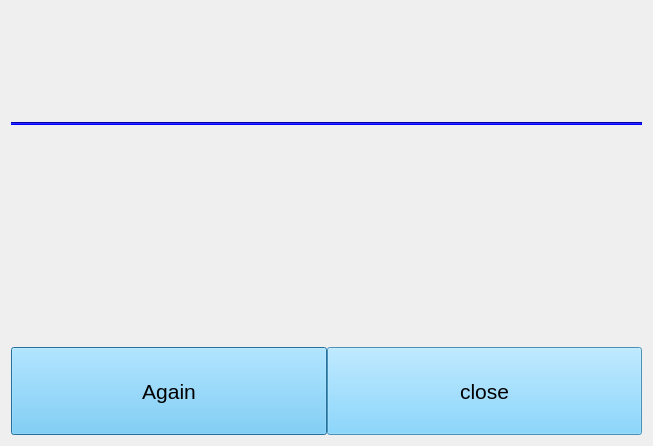
<?xml version="1.0" encoding="UTF-8"?>
<ui version="4.0">
 <class>Dialog</class>
 <widget class="QDialog" name="Dialog">
  <property name="geometry">
   <rect>
    <x>0</x>
    <y>0</y>
    <width>653</width>
    <height>446</height>
   </rect>
  </property>
  <property name="windowTitle">
   <string>Dialog</string>
  </property>
  <property name="styleSheet">
   <string notr="true"/>
  </property>
  <layout class="QVBoxLayout" name="verticalLayout_2">
   <item>
    <layout class="QVBoxLayout" name="verticalLayout" stretch="1,0,2,1">
     <property name="spacing">
      <number>0</number>
     </property>
     <item>
      <widget class="QLabel" name="lb_show_title">
       <property name="font">
        <font>
         <pointsize>20</pointsize>
         <weight>50</weight>
         <bold>false</bold>
        </font>
       </property>
       <property name="styleSheet">
        <string notr="true"/>
       </property>
       <property name="text">
        <string/>
       </property>
       <property name="alignment">
        <set>Qt::AlignCenter</set>
       </property>
       <property name="title" stdset="0">
        <string/>
       </property>
      </widget>
     </item>
     <item>
      <widget class="Line" name="line">
       <property name="styleSheet">
        <string notr="true">background:blue</string>
       </property>
       <property name="orientation">
        <enum>Qt::Horizontal</enum>
       </property>
      </widget>
     </item>
     <item>
      <widget class="QLabel" name="lb_show_msg">
       <property name="font">
        <font>
         <family>Arial</family>
         <pointsize>20</pointsize>
        </font>
       </property>
       <property name="styleSheet">
        <string notr="true"/>
       </property>
       <property name="text">
        <string/>
       </property>
       <property name="alignment">
        <set>Qt::AlignCenter</set>
       </property>
      </widget>
     </item>
     <item>
      <layout class="QHBoxLayout" name="horizontalLayout">
       <property name="spacing">
        <number>0</number>
       </property>
       <item>
        <widget class="QPushButton" name="btn_check">
         <property name="font">
          <font>
           <family>Arial</family>
           <pointsize>16</pointsize>
          </font>
         </property>
         <property name="styleSheet">
          <string notr="true">height:80px;
background:#66ccff;
</string>
         </property>
         <property name="text">
          <string>Again</string>
         </property>
        </widget>
       </item>
       <item>
        <widget class="QPushButton" name="btn_cancel">
         <property name="font">
          <font>
           <family>Arial</family>
           <pointsize>16</pointsize>
          </font>
         </property>
         <property name="styleSheet">
          <string notr="true">height:80px;
background:#66ccff;
</string>
         </property>
         <property name="text">
          <string>close</string>
         </property>
        </widget>
       </item>
      </layout>
     </item>
    </layout>
   </item>
  </layout>
 </widget>
 <resources/>
 <connections/>
</ui>
